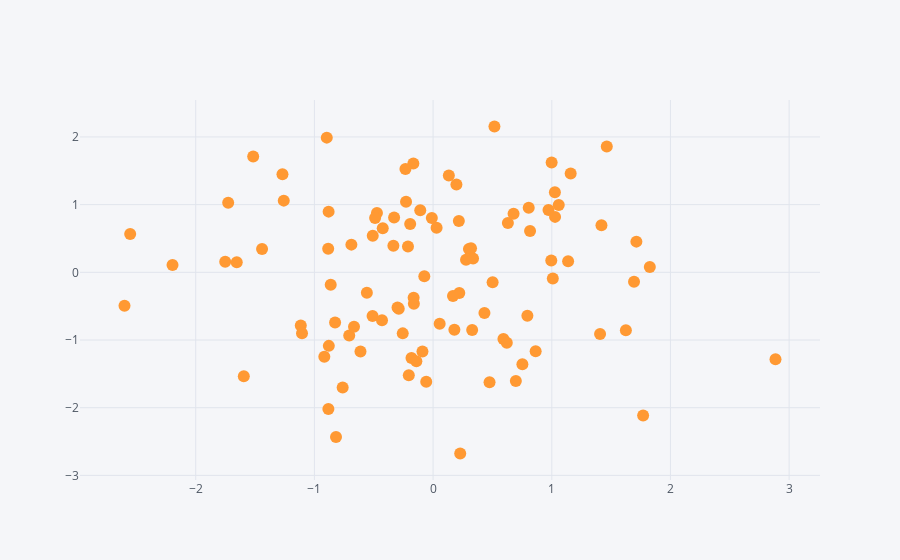

Write notebook code for a chart like this one.
### Code cell
df.iplot(kind='scatter',x='A', y='B', mode='markers')
